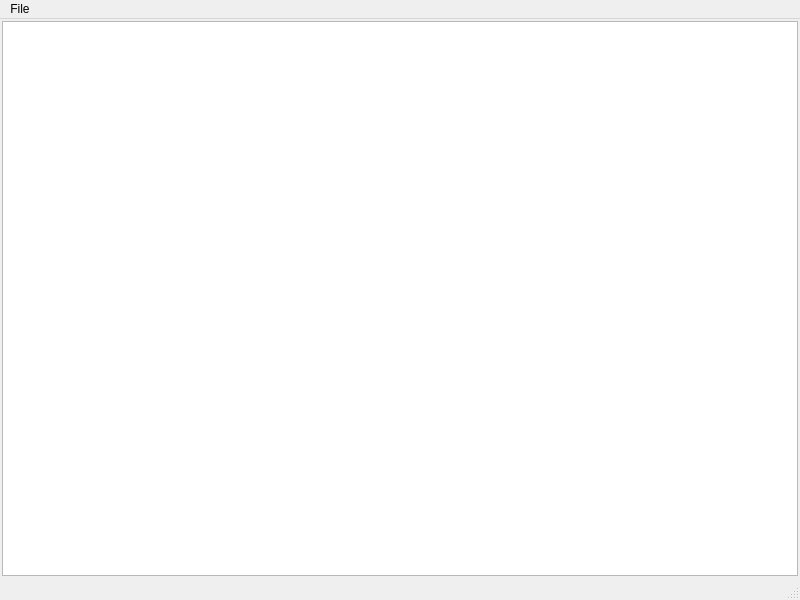
<?xml version="1.0" encoding="UTF-8"?>
<ui version="4.0">
 <class>MainWindow</class>
 <widget class="QMainWindow" name="MainWindow">
  <property name="geometry">
   <rect>
    <x>0</x>
    <y>0</y>
    <width>800</width>
    <height>600</height>
   </rect>
  </property>
  <property name="windowTitle">
   <string>MainWindow</string>
  </property>
  <widget class="QWidget" name="centralwidget">
   <layout class="QVBoxLayout" name="verticalLayout">
    <property name="margin">
     <number>2</number>
    </property>
    <item>
     <widget class="QTextEdit" name="textEdit"/>
    </item>
   </layout>
  </widget>
  <widget class="QMenuBar" name="menubar">
   <property name="geometry">
    <rect>
     <x>0</x>
     <y>0</y>
     <width>800</width>
     <height>21</height>
    </rect>
   </property>
   <widget class="QMenu" name="menuFile">
    <property name="title">
     <string>File</string>
    </property>
    <addaction name="actionSave"/>
    <addaction name="actionLoad"/>
    <addaction name="separator"/>
    <addaction name="actionExit"/>
   </widget>
   <addaction name="menuFile"/>
  </widget>
  <widget class="QStatusBar" name="statusbar"/>
  <action name="actionSave">
   <property name="text">
    <string>Save</string>
   </property>
   <property name="shortcut">
    <string>Ctrl+S</string>
   </property>
  </action>
  <action name="actionLoad">
   <property name="text">
    <string>Load</string>
   </property>
   <property name="shortcut">
    <string>Ctrl+O</string>
   </property>
  </action>
  <action name="actionExit">
   <property name="text">
    <string>Exit</string>
   </property>
   <property name="shortcut">
    <string>Ctrl+X</string>
   </property>
  </action>
 </widget>
 <resources/>
 <connections>
  <connection>
   <sender>actionSave</sender>
   <signal>triggered()</signal>
   <receiver>MainWindow</receiver>
   <slot>slot_save()</slot>
   <hints>
    <hint type="sourcelabel">
     <x>-1</x>
     <y>-1</y>
    </hint>
    <hint type="destinationlabel">
     <x>399</x>
     <y>299</y>
    </hint>
   </hints>
  </connection>
  <connection>
   <sender>actionLoad</sender>
   <signal>triggered()</signal>
   <receiver>MainWindow</receiver>
   <slot>slot_open()</slot>
   <hints>
    <hint type="sourcelabel">
     <x>-1</x>
     <y>-1</y>
    </hint>
    <hint type="destinationlabel">
     <x>399</x>
     <y>299</y>
    </hint>
   </hints>
  </connection>
 </connections>
 <slots>
  <slot>slot_save()</slot>
  <slot>slot_open()</slot>
 </slots>
</ui>
